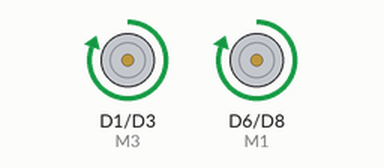
A sketch run on a simulated ESP8266 (NodeMCU). Shown: motor-driver pin pairs drawn as motors (green arrow = first pin HIGH = forward, orange = second pin HIGH = backward, longer = more drive).

Above: at 0.5 s.
Timing chart, 0 to 4.6 s (numbered marks = the images above):
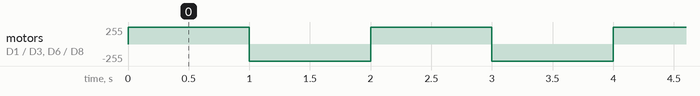

Measured:
- by itself, motor on D1 (M3) / D3 (M4), motor on D6 (M1) / D8 (M2): alternates forward 255/255 for 1.0 s and backward 255/255 for 1.0 s

The sketch:

2_Motor.ino
```cpp
#define M1  D6
#define M2  D8
#define M3  D1
#define M4  D3


void setup()
{

  pinMode(M1, OUTPUT);
  pinMode(M2, OUTPUT);
  pinMode(M3, OUTPUT);
  pinMode(M4, OUTPUT);

}

void loop()
{
  digitalWrite(M1, HIGH);
  digitalWrite(M3, HIGH);
  digitalWrite(M2, LOW);
  digitalWrite(M4, LOW);
  delay(1000);
  digitalWrite(M2, HIGH);
  digitalWrite(M4, HIGH);
  digitalWrite(M1, LOW);
  digitalWrite(M3, LOW);
  delay(1000);

}
```
